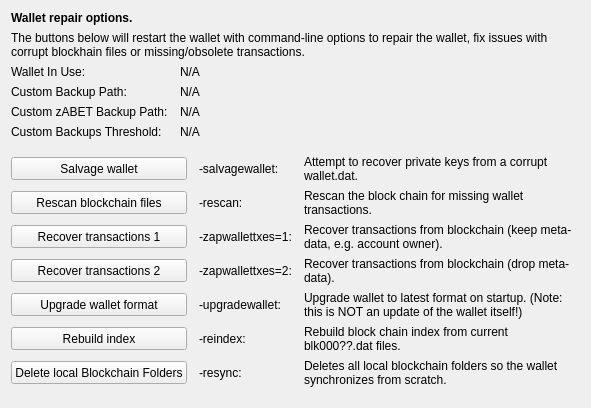
     <widget class="QWidget" name="tab_repair">
      <attribute name="title">
       <string>&amp;Wallet Repair</string>
      </attribute>
      <layout class="QGridLayout" name="gridLayout_4" columnstretch="0,0,0,0">
       <property name="horizontalSpacing">
        <number>12</number>
       </property>
       <item row="0" column="0" colspan="4">
        <widget class="QLabel" name="label_repair_header">
         <property name="font">
          <font>
           <weight>75</weight>
           <bold>true</bold>
          </font>
         </property>
         <property name="text">
          <string>Wallet repair options.</string>
         </property>
        </widget>
       </item>
       <item row="1" column="0" colspan="4">
        <widget class="QLabel" name="label_repair_helptext">
         <property name="font">
          <font>
           <weight>50</weight>
           <bold>false</bold>
          </font>
         </property>
         <property name="text">
          <string>The buttons below will restart the wallet with command-line options to repair the wallet, fix issues with corrupt blockhain files or missing/obsolete transactions.</string>
         </property>
         <property name="wordWrap">
          <bool>true</bool>
         </property>
        </widget>
       </item>
       <item row="2" column="0">
        <widget class="QLabel" name="wallet_path_label">
         <property name="text">
          <string>Wallet In Use:</string>
         </property>
        </widget>
       </item>
       <item row="2" column="1" colspan="3">
        <widget class="QLabel" name="wallet_path">
         <property name="cursor">
          <cursorShape>IBeamCursor</cursorShape>
         </property>
         <property name="text">
          <string>N/A</string>
         </property>
         <property name="textFormat">
          <enum>Qt::PlainText</enum>
         </property>
         <property name="textInteractionFlags">
          <set>Qt::LinksAccessibleByMouse|Qt::TextSelectableByKeyboard|Qt::TextSelectableByMouse</set>
         </property>
        </widget>
       </item>
       <item row="3" column="0">
        <widget class="QLabel" name="wallet_custombackuppath_label">
         <property name="visible">
          <bool>false</bool>
         </property>
         <property name="text">
          <string>Custom Backup Path:</string>
         </property>
        </widget>
       </item>
       <item row="3" column="1" colspan="3">
        <widget class="QLabel" name="wallet_custombackuppath">
         <property name="cursor">
          <cursorShape>IBeamCursor</cursorShape>
         </property>
         <property name="visible">
          <bool>false</bool>
         </property>
         <property name="text">
          <string>N/A</string>
         </property>
         <property name="textFormat">
          <enum>Qt::PlainText</enum>
         </property>
         <property name="textInteractionFlags">
          <set>Qt::LinksAccessibleByMouse|Qt::TextSelectableByKeyboard|Qt::TextSelectableByMouse</set>
         </property>
        </widget>
       </item>
       <item row="4" column="0">
        <widget class="QLabel" name="wallet_customzpivbackuppath_label">
         <property name="visible">
          <bool>false</bool>
         </property>
         <property name="text">
          <string>Custom zABET Backup Path:</string>
         </property>
        </widget>
       </item>
       <item row="4" column="1" colspan="3">
        <widget class="QLabel" name="wallet_customzpivbackuppath">
         <property name="cursor">
          <cursorShape>IBeamCursor</cursorShape>
         </property>
         <property name="visible">
          <bool>false</bool>
         </property>
         <property name="text">
          <string>N/A</string>
         </property>
         <property name="textFormat">
          <enum>Qt::PlainText</enum>
         </property>
         <property name="textInteractionFlags">
          <set>Qt::LinksAccessibleByMouse|Qt::TextSelectableByKeyboard|Qt::TextSelectableByMouse</set>
         </property>
        </widget>
       </item>
       <item row="5" column="0">
        <widget class="QLabel" name="wallet_custombackupthreshold_label">
         <property name="visible">
          <bool>false</bool>
         </property>
         <property name="text">
          <string>Custom Backups Threshold:</string>
         </property>
        </widget>
       </item>
       <item row="5" column="1" colspan="3">
        <widget class="QLabel" name="wallet_custombackupthreshold">
         <property name="cursor">
          <cursorShape>IBeamCursor</cursorShape>
         </property>
         <property name="visible">
          <bool>false</bool>
         </property>
         <property name="text">
          <string>N/A</string>
         </property>
         <property name="textFormat">
          <enum>Qt::PlainText</enum>
         </property>
         <property name="textInteractionFlags">
          <set>Qt::LinksAccessibleByMouse|Qt::TextSelectableByKeyboard|Qt::TextSelectableByMouse</set>
         </property>
        </widget>
       </item>
       <item row="6" column="0">
        <spacer name="verticalSpacer_repair1">
         <property name="orientation">
          <enum>Qt::Vertical</enum>
         </property>
         <property name="sizeHint" stdset="0">
          <size>
           <width>10</width>
           <height>10</height>
          </size>
         </property>
        </spacer>
       </item>
       <item row="7" column="0" colspan="2">
        <widget class="QPushButton" name="btn_salvagewallet">
         <property name="minimumSize">
          <size>
           <width>100</width>
           <height>23</height>
          </size>
         </property>
         <property name="text">
          <string>Salvage wallet</string>
         </property>
        </widget>
       </item>
       <item row="7" column="2">
        <widget class="QLabel" name="label_repair_salvage_command">
         <property name="text">
          <string notr="true">-salvagewallet:</string>
         </property>
        </widget>
       </item>
       <item row="7" column="3">
        <widget class="QLabel" name="label_repair_salvage">
         <property name="text">
          <string>Attempt to recover private keys from a corrupt wallet.dat.</string>
         </property>
         <property name="wordWrap">
          <bool>true</bool>
         </property>
        </widget>
       </item>
       <item row="8" column="0" colspan="2">
        <widget class="QPushButton" name="btn_rescan">
         <property name="minimumSize">
          <size>
           <width>100</width>
           <height>23</height>
          </size>
         </property>
         <property name="text">
          <string>Rescan blockchain files</string>
         </property>
        </widget>
       </item>
       <item row="8" column="2">
        <widget class="QLabel" name="label_repair_rescan_command">
         <property name="text">
          <string notr="true">-rescan:</string>
         </property>
        </widget>
       </item>
       <item row="8" column="3">
        <widget class="QLabel" name="label_repair_rescan">
         <property name="text">
          <string>Rescan the block chain for missing wallet transactions.</string>
         </property>
         <property name="wordWrap">
          <bool>true</bool>
         </property>
        </widget>
       </item>
       <item row="9" column="0" colspan="2">
        <widget class="QPushButton" name="btn_zapwallettxes1">
         <property name="minimumSize">
          <size>
           <width>100</width>
           <height>23</height>
          </size>
         </property>
         <property name="text">
          <string>Recover transactions 1</string>
         </property>
        </widget>
       </item>
       <item row="9" column="2">
        <widget class="QLabel" name="label_repair_zap1_command">
         <property name="text">
          <string notr="true">-zapwallettxes=1:</string>
         </property>
        </widget>
       </item>
       <item row="9" column="3">
        <widget class="QLabel" name="label_repair_zap1">
         <property name="text">
          <string>Recover transactions from blockchain (keep meta-data, e.g. account owner).</string>
         </property>
         <property name="wordWrap">
          <bool>true</bool>
         </property>
        </widget>
       </item>
       <item row="10" column="0" colspan="2">
        <widget class="QPushButton" name="btn_zapwallettxes2">
         <property name="minimumSize">
          <size>
           <width>100</width>
           <height>23</height>
          </size>
         </property>
         <property name="text">
          <string>Recover transactions 2</string>
         </property>
        </widget>
       </item>
       <item row="10" column="2">
        <widget class="QLabel" name="label_repair_zap2_command">
         <property name="text">
          <string notr="true">-zapwallettxes=2:</string>
         </property>
        </widget>
       </item>
       <item row="10" column="3">
        <widget class="QLabel" name="label_repair_zap2">
         <property name="text">
          <string>Recover transactions from blockchain (drop meta-data).</string>
         </property>
         <property name="wordWrap">
          <bool>true</bool>
         </property>
        </widget>
       </item>
       <item row="11" column="0" colspan="2">
        <widget class="QPushButton" name="btn_upgradewallet">
         <property name="minimumSize">
          <size>
           <width>100</width>
           <height>23</height>
          </size>
         </property>
         <property name="text">
          <string>Upgrade wallet format</string>
         </property>
        </widget>
       </item>
       <item row="11" column="2">
        <widget class="QLabel" name="label_repair_upgrade_command">
         <property name="text">
          <string notr="true">-upgradewallet:</string>
         </property>
        </widget>
       </item>
       <item row="11" column="3">
        <widget class="QLabel" name="label_repair_upgrade">
         <property name="text">
          <string>Upgrade wallet to latest format on startup. (Note: this is NOT an update of the wallet itself!)</string>
         </property>
         <property name="wordWrap">
          <bool>true</bool>
         </property>
        </widget>
       </item>
       <item row="12" column="0" colspan="2">
        <widget class="QPushButton" name="btn_reindex">
         <property name="minimumSize">
          <size>
           <width>100</width>
           <height>23</height>
          </size>
         </property>
         <property name="text">
          <string>Rebuild index</string>
         </property>
        </widget>
       </item>
       <item row="12" column="2">
        <widget class="QLabel" name="label_repair_reindex_command">
         <property name="text">
          <string notr="true">-reindex:</string>
         </property>
        </widget>
       </item>
       <item row="12" column="3">
        <widget class="QLabel" name="label_repair_reindex">
         <property name="text">
          <string>Rebuild block chain index from current blk000??.dat files.</string>
         </property>
         <property name="wordWrap">
          <bool>true</bool>
         </property>
        </widget>
       </item>
       <item row="13" column="0" colspan="2">
        <widget class="QPushButton" name="btn_resync">
         <property name="minimumSize">
          <size>
           <width>100</width>
           <height>23</height>
          </size>
         </property>
         <property name="text">
          <string>Delete local Blockchain Folders</string>
         </property>
        </widget>
       </item>
       <item row="13" column="2">
        <widget class="QLabel" name="label_repair_resync_command">
         <property name="text">
          <string>-resync:</string>
         </property>
        </widget>
       </item>
       <item row="13" column="3">
        <widget class="QLabel" name="label_repair_resync">
         <property name="text">
          <string>Deletes all local blockchain folders so the wallet synchronizes from scratch.</string>
         </property>
         <property name="wordWrap">
          <bool>true</bool>
         </property>
        </widget>
       </item>
       <item row="14" column="0">
        <spacer name="verticalSpacer_repair2">
         <property name="orientation">
          <enum>Qt::Vertical</enum>
         </property>
         <property name="sizeHint" stdset="0">
          <size>
           <width>20</width>
           <height>10</height>
          </size>
         </property>
        </spacer>
       </item>
      </layout>
     </widget>
